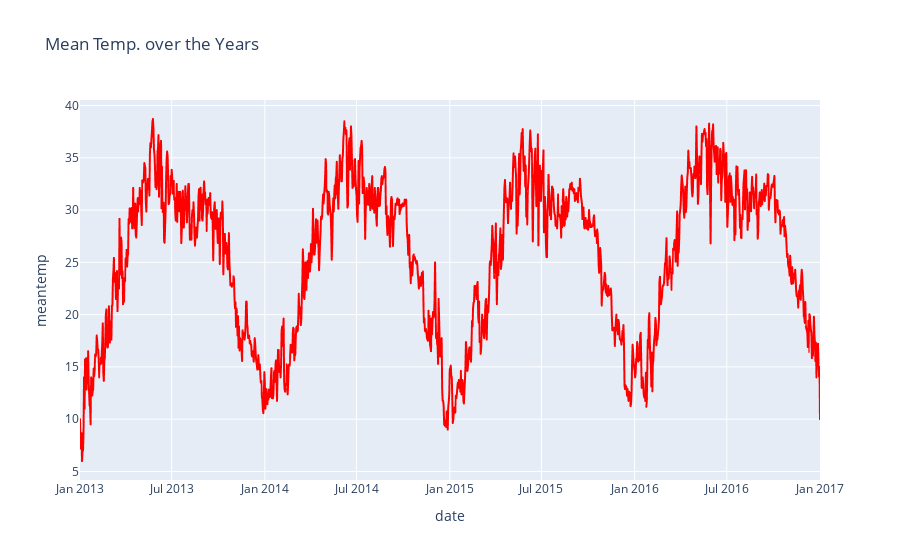

The cell this chart's notebook holds for it:
### Markdown cell above
### Let's draw few graph for predicting the Temp.

### Code cell
fig = px.line(
    train_df,
    x = 'date',
    y = 'meantemp',
    title = "Mean Temp. over the Years"
)
fig.update_traces(line_color='red')
fig.show()

### Figure 1 — Plotly figure (JSON) as saved in the notebook; plotly's stock layout.template omitted (floating-point values rounded to 4 significant figures; data arrays with more than 128 entries replaced by an {"elided": "..."} marker saying what was removed)
{"data": [{"hovertemplate": "date=%{x}<br>meantemp=%{y}<extra></extra>", "legendgroup": "", "line": {"color": "red", "dash": "solid"}, "marker": {"symbol": "circle"}, "mode": "lines", "name": "", "showlegend": false, "type": "scattergl", "x": {"elided": "1462 str values"}, "xaxis": "x", "y": {"elided": "1462 float values"}, "yaxis": "y"}], "layout": {"legend": {"tracegroupgap": 0}, "title": {"text": "Mean Temp. over the Years"}, "xaxis": {"anchor": "y", "domain": [0, 1], "title": {"text": "date"}}, "yaxis": {"anchor": "x", "domain": [0, 1], "title": {"text": "meantemp"}}}}
